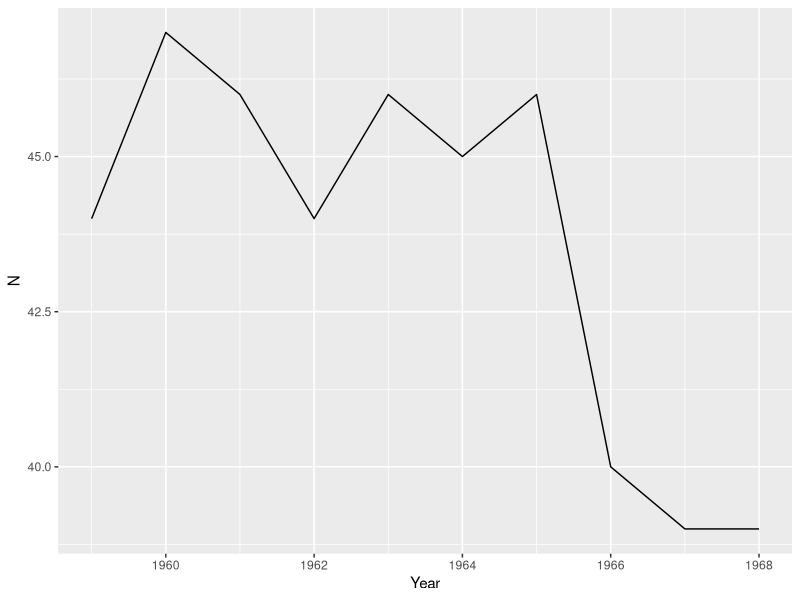

Generate this figure with R: (Note: this script raises an error after producing the figure.)
## ---- chunk 1
knitr::opts_chunk$set(echo = TRUE)

library(tidyverse)
library(here)

swallenia <- read_csv(here("hw_1","Swallenia (1).csv"))

grizzly <- read_csv(here("hw_1", "grizzlydata.csv"))
## ---- chunk 2

mean_2009 <- mean(swallenia$count_2009)

mean_2010 <- mean(swallenia$count_2010)

t.test(swallenia$count_2009, swallenia$count_2010, conf.level = 0.95)

## ---- chunk 3

t.test(swallenia$count_2009, swallenia$count_2010, paired = TRUE, conf.level = 0.95)

## ---- chunk 4
#graph 
grizzly_early <- grizzly %>% 
  filter(Year < 1969)

grizzly_plot_1 <- ggplot(grizzly_early, aes(x = Year, y = N)) +
  geom_line()

grizzly_plot_1

#statistics - treating N as a yearly mean



t.test(grizzly_early$N[1,3], grizzly_early$N[8,10], conf.level = 0.95)

## ---- chunk 5

#plot
grizzly_mid <- grizzly %>% 
  filter( Year > 1968 & Year < 1979)

grizzly_plot_2 <- ggplot(grizzly_mid, aes(x = Year, y = N)) +
  geom_line()

grizzly_plot_2

#compare slopes - is the slope the rate of decline?

early_model <- lm(grizzly_early$N ~ grizzly_early$Year)

summary(early_model)


mid_model <-lm(grizzly_mid$N ~ grizzly_mid$Year)

summary(mid_model)
## ---- chunk 6

grizzly_late <- grizzly %>% 
  filter( Year > 1978)

grizzly_plot_3 <- ggplot(grizzly_late, aes(x = Year, y = N)) +
  geom_line()

grizzly_plot_3

#slope - regression

late_model <-lm(grizzly_late$N ~ grizzly_late$Year)

summary(late_model)

